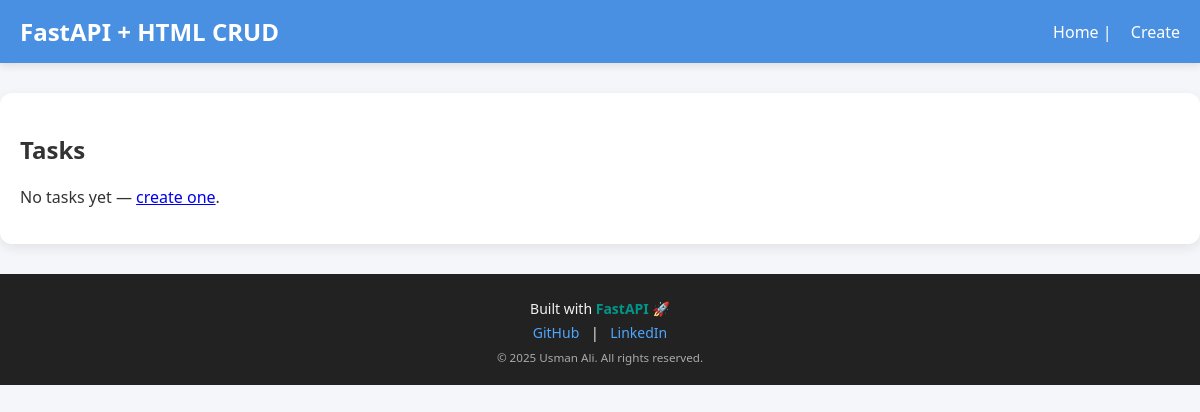
The app's page /, older data.
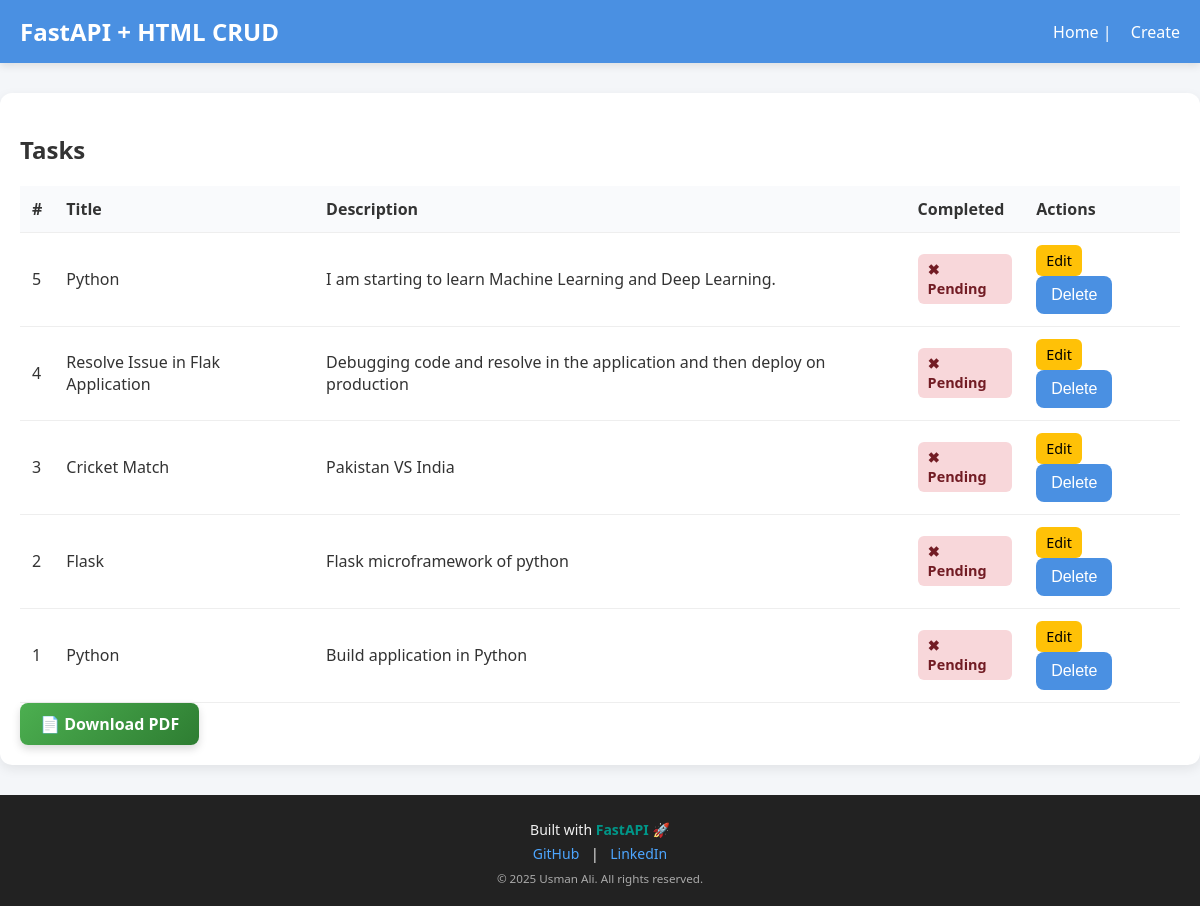
The same page, newer data.
### app/models.py (models this page shows)
class Task(Base):
    __tablename__ = "tasks"
    id = Column(Integer, primary_key=True, index=True)
    title = Column(String(200), nullable=False)
    description = Column(Text, default="")
    completed = Column(Boolean, default=False)

### app/main.py (the view)
@app.get("/")
def read_tasks(
    request: Request,
    page: int = 1,
    per_page: int = 5,
    db: Session = Depends(get_db_session),
):
    total_tasks = db.query(Task).count()
    tasks = (
        db.query(Task)
        .order_by(Task.id.desc())
        .offset((page - 1) * per_page)
        .limit(per_page)
        .all()
    )
    total_pages = (total_tasks + per_page - 1) // per_page  # ceil division
    return templates.TemplateResponse(
        "index.html",
        {
            "request": request,
            "tasks": tasks,
            "page": page,
            "total_pages": total_pages,
        },
    )

### templates/index.html (shortened to what this page needs)
{% extends "base.html" %}
{% block content %}
<section>
  <h2>Tasks</h2>
  {% if tasks %}
  <table>
    <thead>
      <tr>
        <th>#</th>
        <th>Title</th>
        <th>Description</th>
        <th>Completed</th>
        <th>Actions</th>
      </tr>
    </thead>
    <tbody>
      {% for task in tasks %}
      <tr>
        <td>{{ task.id }}</td>
        <td>{{ task.title }}</td>
        <td>{{ task.description }}</td>
        <td>
          {% if task.completed %}
          <span class="status status-yes">✔ Completed</span>
          {% else %}
          <span class="status status-no">✖ Pending</span>
          {% endif %}
        </td>
        <td>
          <a href="/edit/{{ task.id }}">Edit</a>
          <button onclick="deleteTask({{ task.id }})">Delete</button>
        </td>
      </tr>
      {% endfor %}
    </tbody>
  </table>
  <a class="btn-download" href="/download/pdf">📄 Download PDF</a>
  {% else %}
  <p>No tasks yet — <a href="/create">create one</a>.</p>
  {% endif %}
</section>
{% endblock %}

### templates/base.html (shortened to what this page needs)
<!DOCTYPE html>
<html lang="en">
  <head>
    <link rel="stylesheet" href="{{ url_for('static', path='/style.css') }}" />
  </head>
  <body>
    <header>
      <h1>FastAPI + HTML CRUD</h1>
      <nav><a href="/">Home</a> | <a href="/create">Create</a></nav>
    </header>
    <main>{% block content %}{% endblock %}</main>
    <footer>
      <div class="footer-content">
        <p>
          Built with
          <span style="color: #009688; font-weight: bold">FastAPI</span> 🚀
        </p>
        <p>
          <a href="https://github.com/Logic-ui" target="_blank">GitHub</a>
          |
          <a
            href="https://www.linkedin.com/in/usman-ali-b0603124a/"
            target="_blank"
            >LinkedIn</a
          >
        </p>
        <small>&copy; 2025 Usman Ali. All rights reserved.</small>
      </div>
    </footer>
  </body>
</html>

### static/style.css (style rules this page uses)
body { font-family: "Segoe UI", Tahoma, Geneva, Verdana, sans-serif; margin: 0; background: #f4f6f9; color: #333; animation: fadeIn 0.6s ease-in-out; }
header { background: #4a90e2; padding: 15px 20px; color: #fff; display: flex; justify-content: space-between; align-items: center; box-shadow: 0 3px 8px rgba(0,0,0,0.1); animation: slideDown 0.7s ease; }
header h1 { margin: 0; font-size: 1.5rem; }
nav a { color: #fff; margin-left: 15px; text-decoration: none; font-weight: 500; position: relative; }
nav a::after { content: ""; display: block; height: 2px; width: 0; background: #fff; transition: width 0.3s; position: absolute; bottom: -4px; left: 0; }
main { max-width: 1200px; margin: 30px auto; padding: 20px; background: #fff; border-radius: 12px; box-shadow: 0 4px 12px rgba(0,0,0,0.08); animation: popUp 0.5s ease; }
h2 { margin-bottom: 20px; color: #333; }
table { width: 100%; border-collapse: collapse; margin-top: 10px; animation: fadeIn 0.8s ease; }
th, td { padding: 12px; border-bottom: 1px solid #eee; text-align: left; transition: background 0.3s; }
th { background: #f9fafc; }
.status { padding: 6px 10px; border-radius: 6px; font-weight: bold; font-size: 0.9rem; display: inline-block; animation: fadeIn 0.6s ease; }
.status-no { background: #f8d7da; color: #721c24; }
button { padding: 10px 15px; background: #4a90e2; color: #fff; font-size: 1rem; border: none; border-radius: 8px; cursor: pointer; transition: all 0.3s ease; }
td a { display: inline-block; padding: 6px 10px; border-radius: 6px; text-decoration: none; font-size: 0.9rem; margin-right: 8px; transition: all 0.3s ease; }
td a[href^="/edit"] { background: #ffc107; color: #000; }
footer { background-color: #222; color: #f1f1f1; text-align: center; padding: 20px 10px; margin-top: 30px; font-size: 14px; }
footer a { color: #4da6ff; text-decoration: none; margin: 0 8px; transition: color 0.3s; }
footer .footer-content p { margin: 5px 0; }
footer small { display: block; margin-top: 8px; color: #aaa; }
.btn-download { display: inline-block; padding: 10px 20px; font-size: 16px; font-weight: 600; color: #fff; background: linear-gradient(135deg, #4CAF50, #2E7D32); border: none; border-radius: 8px; text-decoration: none; transition: all 0.3s ease-in-out; box-shadow: 0px 4px 8px rgba(0,0,0,0.15); }

Row changes from the older to the newer data that the page shows:
added Task: id "5", title "Python", description "I am starting to learn Machine Learning and Deep Learning.", completed "✖ Pending"
added Task: id "4", title "Resolve Issue in Flak Application", description "Debugging code and resolve in the application and then deploy on production", completed "✖ Pending"
added Task: id "3", title "Cricket Match", description "Pakistan VS India", completed "✖ Pending"
added Task: id "2", title "Flask", description "Flask microframework of python", completed "✖ Pending"
added Task: id "1", title "Python", description "Build application in Python", completed "✖ Pending"
Text that changed along with them:
text no longer shown: "No tasks yet — create one ."
text now shown: "# Title Description Completed Actions 📄 Download PDF"
